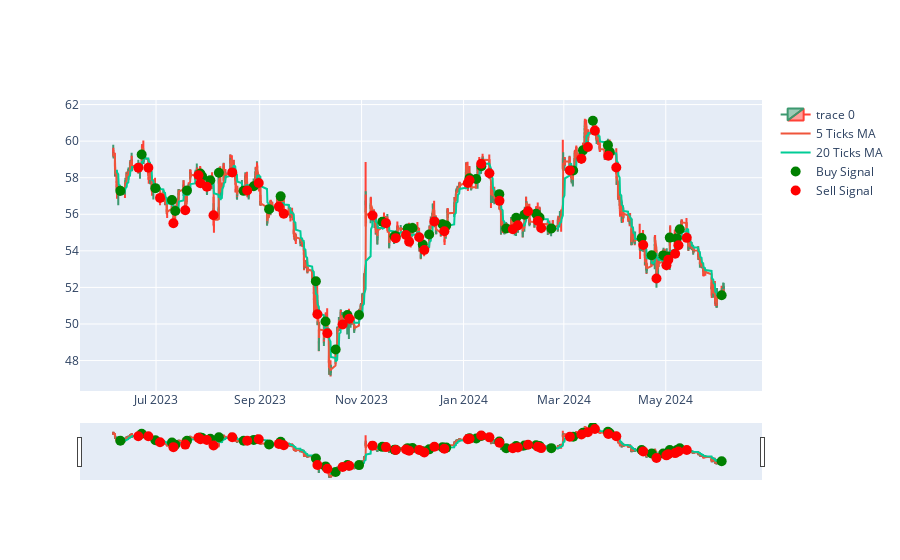

The notebook cell this image was saved under:
### Code cell
# count the number of times the 5 ticks MA crosses the 20 ticks MA

tsm_data['5T_MA'] = tsm_data['Close'].rolling(window=5).mean()
tsm_data['20T_MA'] = tsm_data['Close'].rolling(window=20).mean()

tsm_data['signal'] = np.where(tsm_data['5T_MA'] > tsm_data['20T_MA'], 1, 0)
tsm_data['signal'] = tsm_data['signal'].diff()


print(tsm_data['signal'].value_counts())

# plot the buy and sell signals

fig = go.Figure(data=[go.Candlestick(x=tsm_data.index,
                open=tsm_data['Open'],
                high=tsm_data['High'],
                low=tsm_data['Low'],
                close=tsm_data['Close'])])

fig.add_trace(go.Scatter(x=tsm_data.index, y=tsm_data['Close'].rolling(window=5).mean(), name='5 Ticks MA'))
fig.add_trace(go.Scatter(x=tsm_data.index, y=tsm_data['Close'].rolling(window=20).mean(), name='20 Ticks MA'))

buy_signals = tsm_data[tsm_data['signal'] == 1]
sell_signals = tsm_data[tsm_data['signal'] == -1]

fig.add_trace(go.Scatter(x=buy_signals.index, y=buy_signals['Close'], mode='markers', marker=dict(color='green', size=10), name='Buy Signal'))

fig.add_trace(go.Scatter(x=sell_signals.index, y=sell_signals['Close'], mode='markers', marker=dict(color='red', size=10), name='Sell Signal'))

fig.show()
